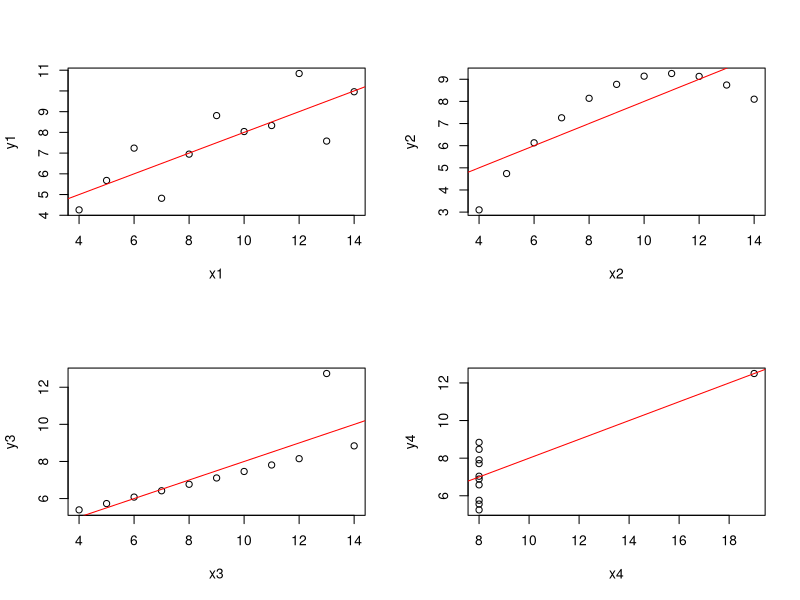
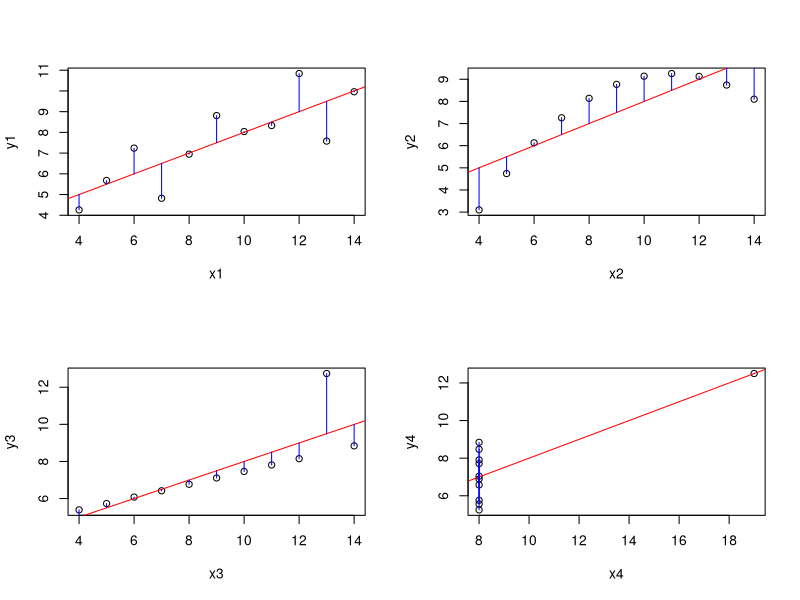
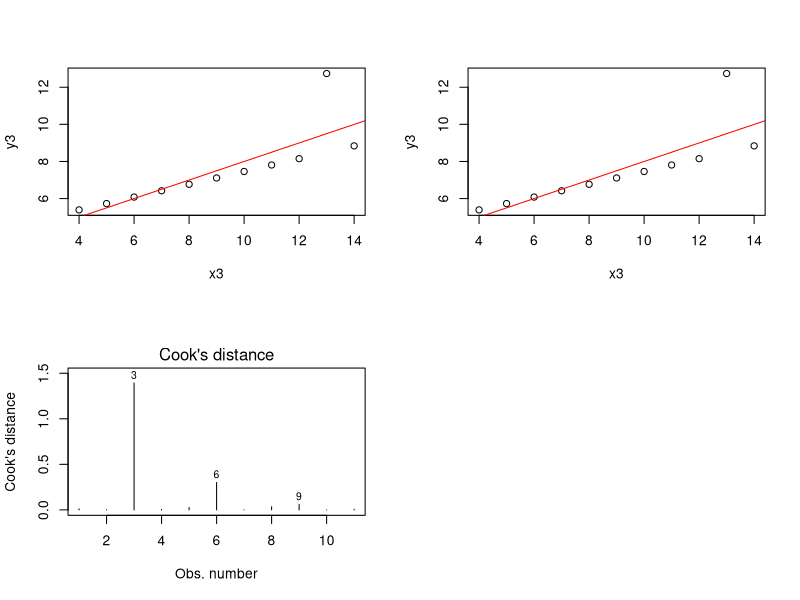
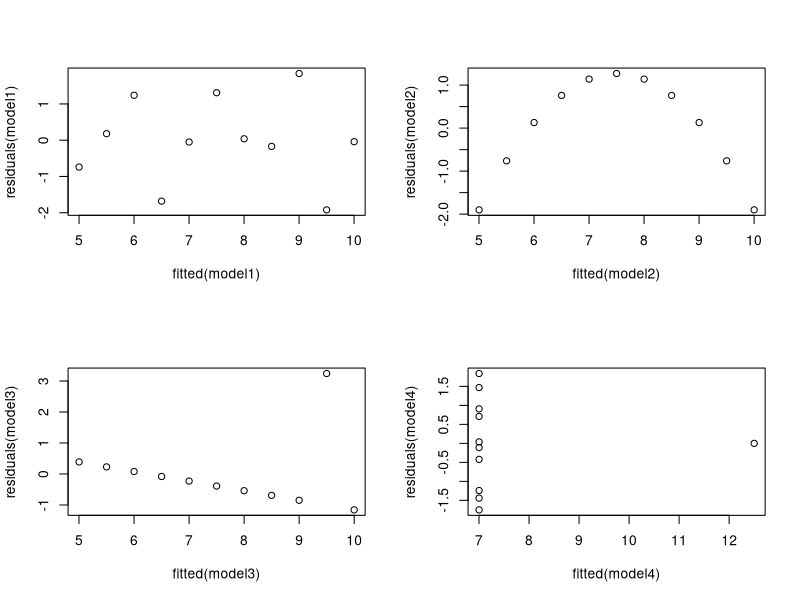
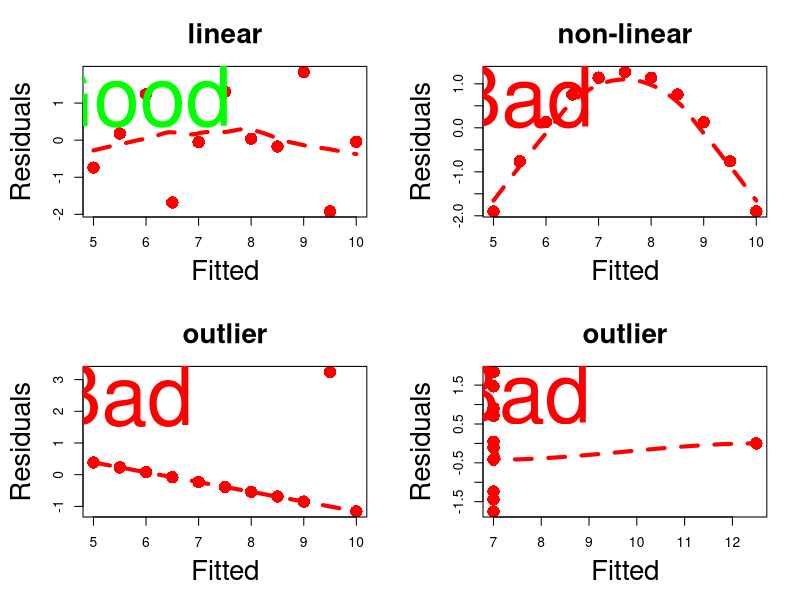
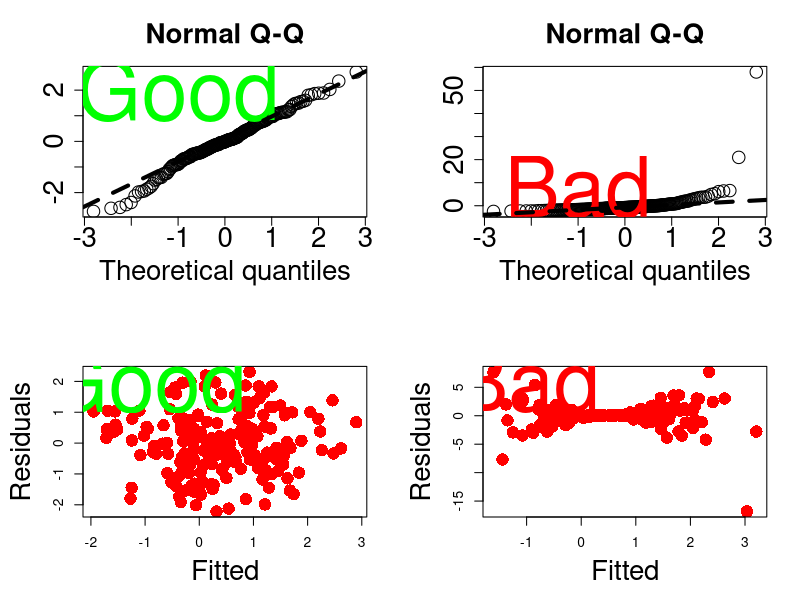

Source code (R) for these figures, in order:
## ---- chunk 1
library(knitr)

default_source_hook <- knit_hooks$get('source')
default_output_hook <- knit_hooks$get('output')

knit_hooks$set(
  source = function(x, options) {
    paste0(
      "\n::: {.codebox data-latex=\"\"}\n\n",
      default_source_hook(x, options),
      "\n\n:::\n\n")
  }
)

knit_hooks$set(
  output = function(x, options) {
    paste0(
      "\n::: {.codebox data-latex=\"\"}\n\n",
      default_output_hook(x, options),
      "\n\n:::\n\n")
  }
)

knitr::opts_chunk$set(echo = TRUE)
## ---- chunk 2
par(mfrow=c(2, 2))
data("anscombe")
plot(y1~x1, data = anscombe)
model1 <- lm(y1~x1, data = anscombe)
abline(model1, col = "red")
plot(y2~x2, data = anscombe)
model2 <- lm(y2~x2, data = anscombe)
abline(model2, col = "red")
plot(y3~x3, data = anscombe)
model3 <- lm(y3~x3, data = anscombe)
abline(model3, col = "red")
plot(y4~x4, data = anscombe)
model4 <- lm(y4~x4, data = anscombe)
abline(model4, col = "red")
## ---- chunk 3
par(mfrow=c(2, 2))
plot(y1~x1, data = anscombe)
model1 <- lm(y1~x1, data = anscombe)
abline(model1, col = "red")
segments(x0 = anscombe$x1, x1 = anscombe$x1, y0= predict(model1), y1=anscombe$y1, col = "blue")
plot(y2~x2, data = anscombe)
model2 <- lm(y2~x2, data = anscombe)
abline(model2, col = "red")
segments(x0 = anscombe$x2, x1 = anscombe$x2, y0= predict(model2), y1=anscombe$y2, col = "blue")
plot(y3~x3, data = anscombe)
model3 <- lm(y3~x3, data = anscombe)
abline(model3, col = "red")
segments(x0 = anscombe$x3, x1 = anscombe$x3, y0= predict(model3), y1=anscombe$y3, col = "blue")
plot(y4~x4, data = anscombe)
model4 <- lm(y4~x4, data = anscombe)
abline(model4, col = "red")
segments(x0 = anscombe$x4, x1 = anscombe$x4, y0= predict(model4), y1=anscombe$y4, col = "blue")
## ---- chunk 4
plot(y3~x3, data = anscombe)
model3 <- lm(y3~x3, data = anscombe)
abline(model3, col = "red")
## ---- chunk 5
plot(y3~x3, data = anscombe)
model3 <- lm(y3~x3, data = anscombe)
abline(model3, col = "red")
## ---- chunk 6
plot(model3, which = 4)
## ---- chunk 7
par(mfrow=c(2, 2))
plot(residuals(model1)~fitted(model1))
plot(residuals(model2)~fitted(model2))
plot(residuals(model3)~fitted(model3))
plot(residuals(model4)~fitted(model4))
## ---- chunk 8
par(mar=c(5,5,4,2))
mod <- lm(y1~x1,data=anscombe)
plot(residuals.lm(mod)~fitted(mod), data = anscombe, col="red", cex.lab=2, cex=2, cex.main=2, main="linear", pch=16, xlab="Fitted", ylab="Residuals")
text(5.7,1.2,"Good", cex=6,col="green")

lines(loess.smooth(y=residuals.lm(mod),x=fitted(mod)),col="red", lty="dashed", lwd=4)

mod <- lm(y2~x2,data=anscombe)
plot(residuals.lm(mod)~fitted(mod), data = anscombe, col="red", cex.lab=2, cex=2, cex.main=2, main="non-linear", pch=16, xlab="Fitted", ylab="Residuals")
lines(loess.smooth(y=residuals.lm(mod),x=fitted(mod)),col="red", lty="dashed", lwd=4)
text(5.5,0.7,"Bad", cex=6,col="red")

mod <- lm(y3~x3,data=anscombe)
plot(residuals.lm(mod)~fitted(mod), data = anscombe, col="red", cex.lab=2, cex=2, cex.main=2, main="outlier", pch=16, xlab="Fitted", ylab="Residuals")
lines(loess.smooth(y=residuals.lm(mod),x=fitted(mod)),col="red", lty="dashed", lwd=4)
text(5.5,2.5,"Bad", cex=6,col="red")

mod <- lm(y4~x4,data=anscombe)
plot(residuals.lm(mod)~fitted(mod), data = anscombe, col="red", cex.lab=2, cex=2, cex.main=2, main="outlier", pch=16, xlab="Fitted", ylab="Residuals")
lines(loess.smooth(y=residuals.lm(mod),x=fitted(mod)),col="red", lty="dashed", lwd=4)
text(7.5,1.3,"Bad", cex=6,col="red")

## ---- chunk 9
par(mar=c(5,5,4,2))

n <- 200;alpha <- 0.5;beta <- -1
x <- rgamma(n = n, shape = 1)
mu <- alpha + beta*x
y <- rnorm(n = n, mean = mu)
mod <- lm(y~x)

plot(sort(residuals.lm(mod)),x=qnorm(ppoints(n)), cex.lab=2, cex.axis=2, cex.lab=2, cex=2, cex.main=2, ylab="", xlab="Theoretical quantiles", main="Normal Q-Q")
text(-1,2,"Good", cex=6,col="green")

abline(lm(quantile(residuals.lm(mod),c(0.25,0.75))~qnorm(c(0.25,0.75))), lwd=4,lty="dashed")
## ---- chunk 10
par(mar=c(5,5,4,2))

n <- 200;alpha <- 0.5;beta <- -1
x <- rgamma(n = n, shape = 1)
mu <- alpha + beta*x
y <- rlnorm(n = n, meanlog = mu, sdlog = 1)
mod <- lm(y~x)

plot(sort(residuals.lm(mod)),x=qnorm(ppoints(n)), cex.lab=2, cex.axis=2, cex.lab=2, cex=2, cex.main=2, ylab="", xlab="Theoretical quantiles", main="Normal Q-Q")
text(-1,8,"Bad", cex=6,col="red")

abline(lm(quantile(residuals.lm(mod),c(0.25,0.75))~qnorm(c(0.25,0.75))), lwd=4,lty="dashed")
## ---- chunk 11
par(mar=c(5,5,4,2))

n <- 200;alpha <- 0.5;beta <- -1
x <- rnorm(n = n)
mu <- alpha + beta*x
y <- mu + rnorm(n)
mod <- lm(y~x)

plot(residuals.lm(mod)~fitted(mod), col="red", cex.lab=2, cex=2, cex.main=2, main="", pch=16, xlab="Fitted", ylab="Residuals")
text(-1,2,"Good", cex=6,col="green")
## ---- chunk 12
par(mar=c(5,5,4,2))


n <- 200;alpha <- 0.5;beta <- -1
x <- rnorm(n = n)
mu <- alpha + beta*x
y <- mu + rnorm(n)*x^2
mod <- lm(y~x)

plot(residuals.lm(mod)~fitted(mod), col="red", cex.lab=2, cex=2, cex.main=2, main="", pch=16, xlab="Fitted", ylab="Residuals")
text(-1,6,"Bad", cex=6,col="red")
